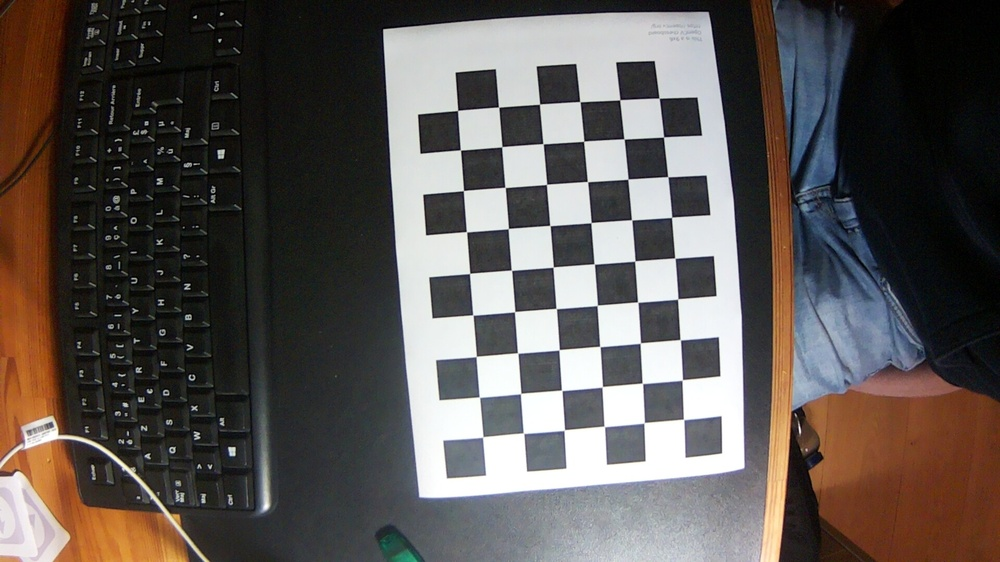
#> input picture computer/src/calibration/20251117_184730_capture_python.jpg, 1000 x 562 px, shrunk from 1920 x 1080 before the run
$ python undistort_image.py
#> lines starting #> are read from the running program, lines starting #| are printed output that depends on the picture
#> the answer given: ../src/calibration/20251117_184730_capture_python.jpg
#> (reads computer/tools/camera_calibration.npz from the repository)
"""
undistort_image.py
Correction de la distorsion d'une image en utilisant les paramètres de calibration de la caméra.
"""

import numpy as np
import cv2
import os
import tkinter as tk
from tkinter import filedialog


def undistord_2(calib_file, input_image_path, output_image_path):

    # Chargement de la calibration
    data = np.load(calib_file)
    camera_matrix = data["camera_matrix"]
    dist_coeffs = data["dist_coeffs"]

    print("Camera matrix :\n", camera_matrix)
    print("Distortion coefficients :\n", dist_coeffs.ravel())

    # Lecture de l'image d'entrée
    img = cv2.imread(input_image_path)
    if img is None:
        raise RuntimeError("Impossible de lire l'image d'entrée.")

    h, w = img.shape[:2]

    # Nouvelle matrice optimisée pour éviter de perdre du champ de vision
    new_camera_matrix, roi = cv2.getOptimalNewCameraMatrix(
        camera_matrix, dist_coeffs, (w, h), 1, (w, h)
    )

    # Undistortion
    undistorted = cv2.undistort(img, camera_matrix, dist_coeffs, None, new_camera_matrix)

    # Optionnel : recadrage basé sur le ROI
    x, y, w, h = roi
    undistorted = undistorted[y:y+h, x:x+w]

    # Sauvegarde
    base_name = os.path.splitext(os.path.basename(input_image_path))[0]
    output_image_path = os.path.join(output_image_path, f"{base_name}_undistorted.jpg")
    cv2.imwrite(output_image_path, undistorted)
    print(f"Image corrigée enregistrée dans : {output_image_path}")


def undistort_1(image_path, camera_matrix, dist_coeffs, out_path=None):
#> called with camera_matrix = array of shape (3, 3), dist_coeffs = array of shape (1, 14), out_path = 'output\\\\undistorted'
    img = cv2.imread(image_path, cv2.IMREAD_COLOR)
#> img is the input picture: shape (562, 1000, 3); mean B, G, R 83, 86.2, 92.4
    if img is None:
        raise RuntimeError(f"Cannot read {image_path}")
    h, w = img.shape[:2]
#> h = 562; w = 1000
    newcameramtx, roi = cv2.getOptimalNewCameraMatrix(camera_matrix, dist_coeffs, (w,h), 1, (w,h))
#> roi = (68, 108, 929, 453)
    und = cv2.undistort(img, camera_matrix, dist_coeffs, None, newcameramtx)
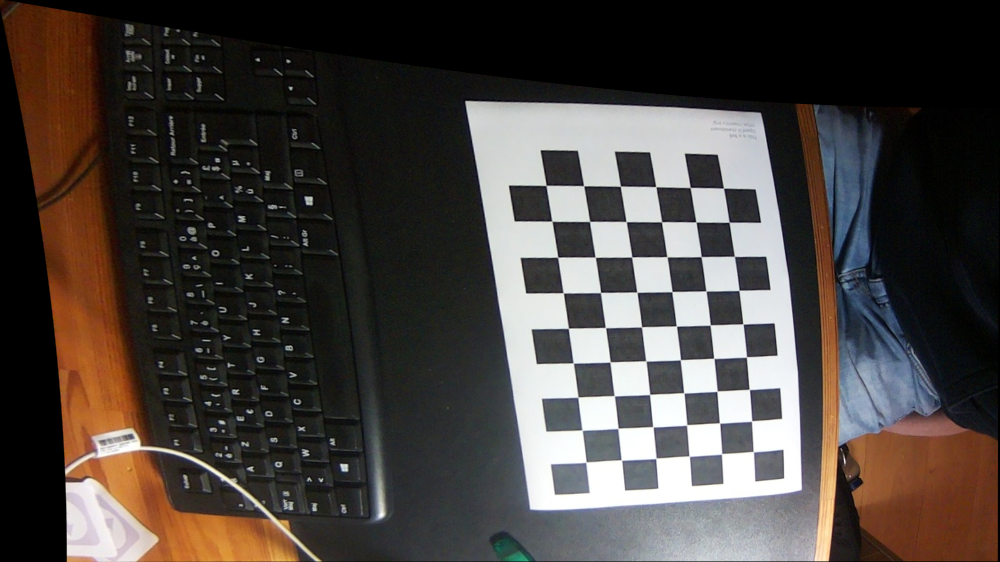
#> und: shape (562, 1000, 3); mean B, G, R 62.7, 66.5, 72.6
    if out_path:
        # Si out_path est un dossier, créer un chemin complet vers un fichier
        if os.path.isdir(out_path):
            base_name = os.path.splitext(os.path.basename(image_path))[0]
            out_path = os.path.join(out_path, f"{base_name}_undistorted.jpg")
        os.makedirs(os.path.dirname(out_path), exist_ok=True)
        cv2.imwrite(out_path, und)
        print(f"Undistorted image saved to: {out_path}")
    return und

def main():

    root = tk.Tk()
    root.withdraw()

    INPUT_FILE_IMAGE = filedialog.askopenfilename(
        title="Select an image",
        initialdir=r"data",
        filetypes=[("Image files", "*.jpg *.jpeg *.png"), ("All files", "*.*")]
    )
    OUTPUT_FOLDER_IMAGE = r"output\\undistorted"
    SCRIPT_DIR = os.path.dirname(os.path.abspath(__file__))
    CALIBRATION_FILE = os.path.join(SCRIPT_DIR, "camera_calibration.npz")

    # Chargement de la calibration
    data = np.load(CALIBRATION_FILE)
    camera_matrix = data["camera_matrix"]
    dist_coeffs = data["dist_coeffs"]

    undistort_1(INPUT_FILE_IMAGE, camera_matrix, dist_coeffs, OUTPUT_FOLDER_IMAGE)

if __name__ == "__main__":
    main()
